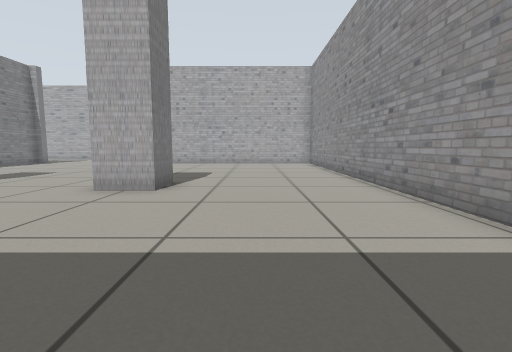
[1] (above)

16 first-person views from a walk through a robot-simulator world made for Gazebo. The camera is 0.5 m above the floor, tilts 6° down and sees 85° across. The lines on the ground mark 1 m squares. The floor is counted in squares, 0.5 m on a side. Each view is taken from the middle of a square. On the plan, view 1 faces up. The plan holds only what a view shows up to about 11 squares ahead; the rest is blank. The place goes on beyond the plan. The robots in the file are not drawn.

[2]
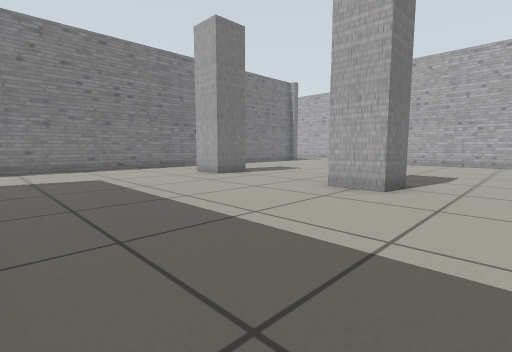

[3]
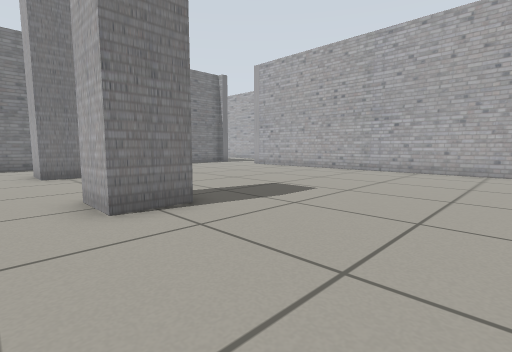

[4]
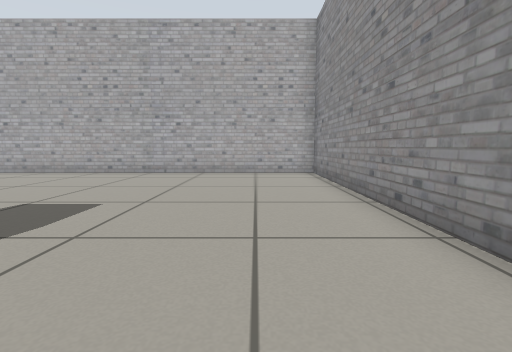

[5]
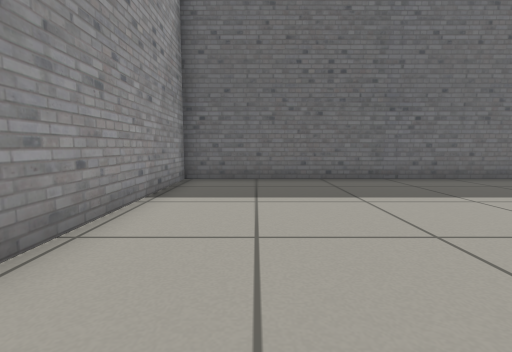

[6]
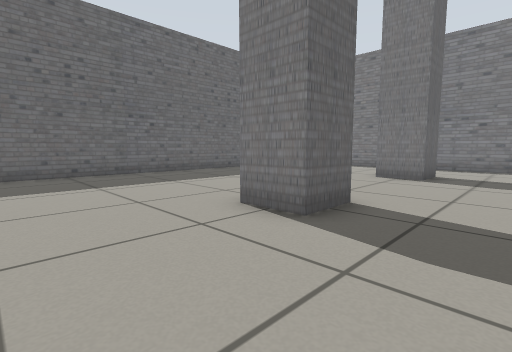

[7]
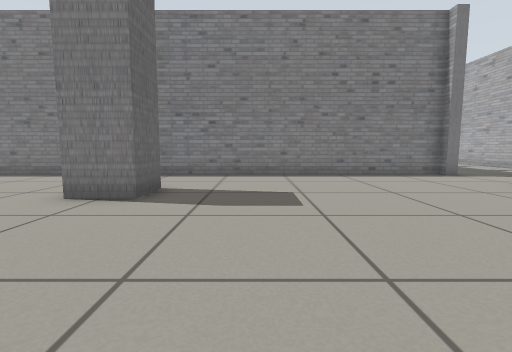

[8]
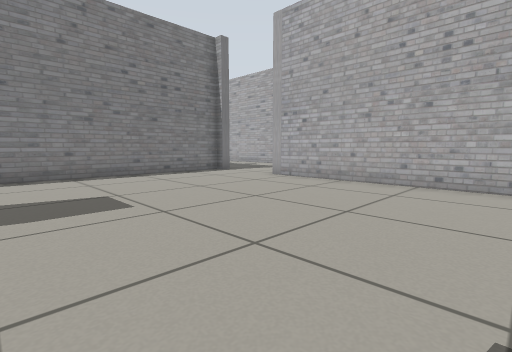

[9]
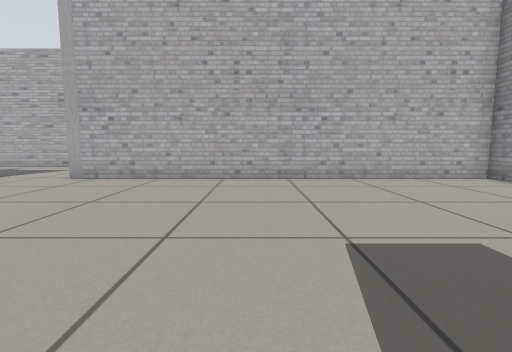

[10]
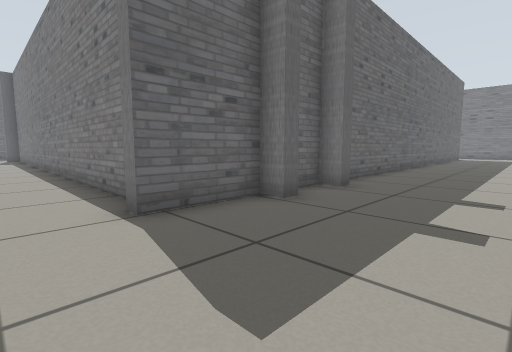

[11]
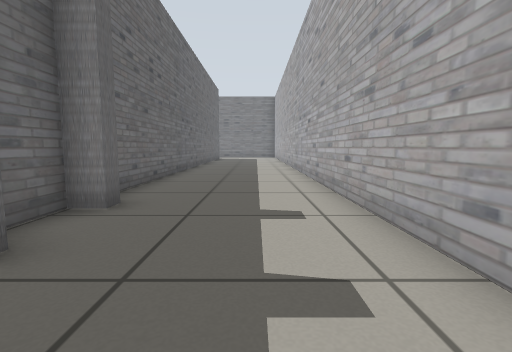

[12]
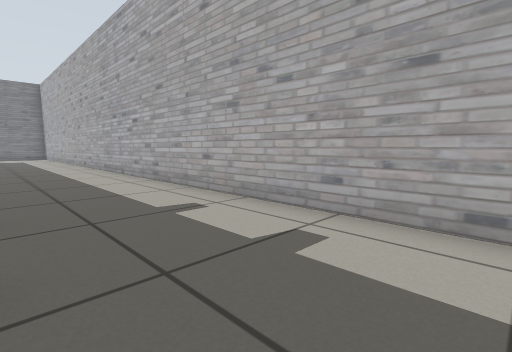

[13]
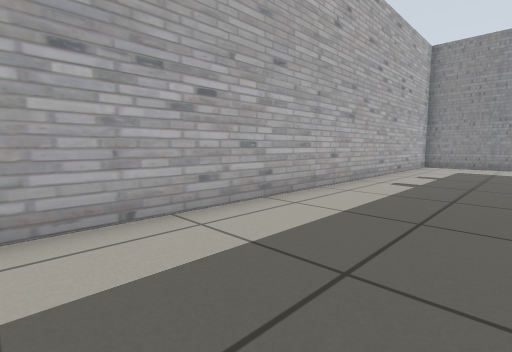

[14]
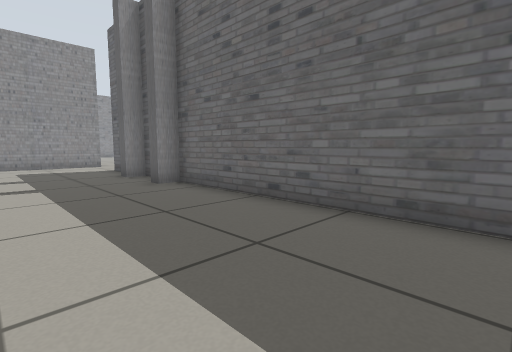

[15]
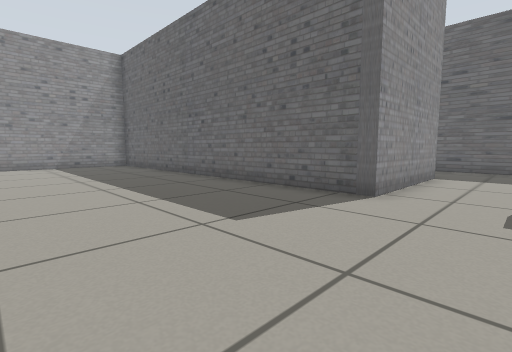

[16]
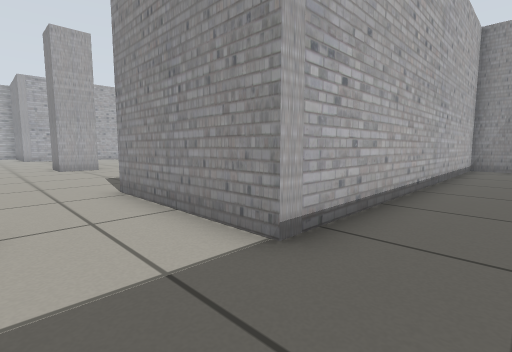

### Floor plan
Key: @ floor where view 1 was taken; # wall or solid block; . floor; P grey post.
Columns run from 25 left of view 1 to 3 right of it. Each row starts with its distance up from view 1.
 22 #############
 21 ...............
 20 ...............
 19 ...............
 18 .......P..P....
 17 #######P##P##..##############
 16             #...............#
 15             #...............#
 14             #...............#
 13             #...............#
 12             #...............#
 11             #...............#
 10             #...............#
  9             #...............#
  8             #...P.....P.....#
  7             #..P P...P P....#
  6             #...P.....P.....#
  5              ...............#
  4              ...............#
  3             #...............#
  2             #...............#
  1             #...............#
  0              ............@..#
 -1              ..##############
 -2              ..#
 -3               .#
 -4              ..#
 -5              ..#############
 -6              ..............#
 -7              ...........
 -8               ###

Positions as (right, up) in squares from view 1, and headings:
1: (0, 0), facing up
2: (0, 0), facing up-left
3: (2, 5), facing up-left
4: (1, 6), facing up
5: (1, 8), facing down
6: (1, 10), facing down-left
7: (-3, 10), facing left
8: (-3, 9), facing up-left
9: (-4, 8), facing up
10: (-11, 21), facing down-left
11: (-13, 20), facing left
12: (-13, 18), facing up-left
13: (-25, 18), facing up-right
14: (-25, 21), facing down-right
15: (-12, 5), facing down-right
16: (-12, -7), facing up-right
